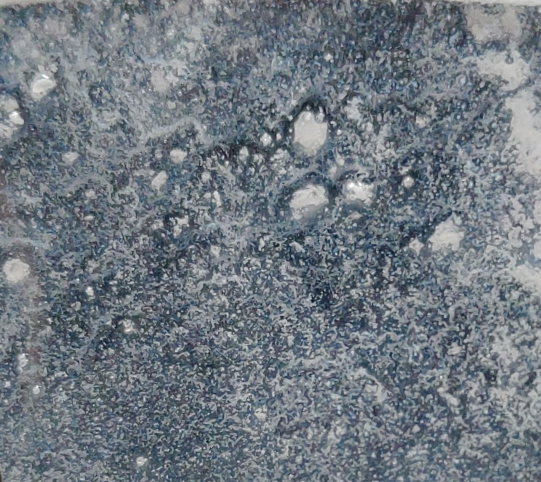
#> input picture d3/1.jpg, 1081 x 964 px (shown at 1/2 size)
$ python ranges_of_colors.py
#> lines starting #> are read from the running program, lines starting #| are printed output that depends on the picture; after the words box and inside, x2 and y2 are one past the last pixel; in counts of white or black regions, pixels touching at a corner belong together
import cv2
import matplotlib.pyplot as plt

image= cv2.imread('d3/1.jpg')
#> image is the input picture: shape (964, 1081, 3); mean B, G, R 128.7, 120.8, 112.3
gray = cv2.cvtColor(image, cv2.COLOR_BGR2GRAY)
blurred= cv2.GaussianBlur(gray,(5,5),0)
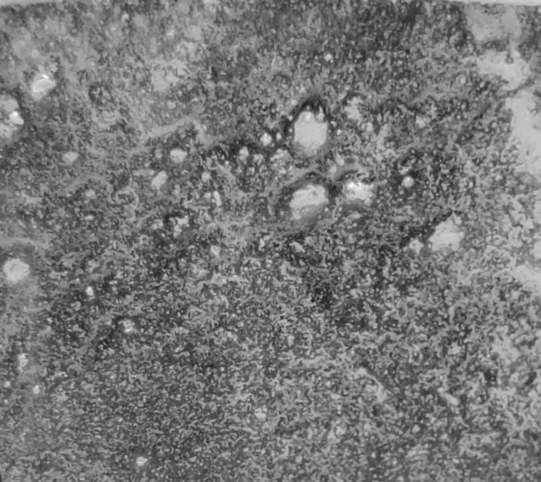
#> blurred: shape (964, 1081) (shown at 1/2 size); min 26, max 254, mean 119.1
cv2.imshow('gray',cv2.resize(blurred,(700,700)))
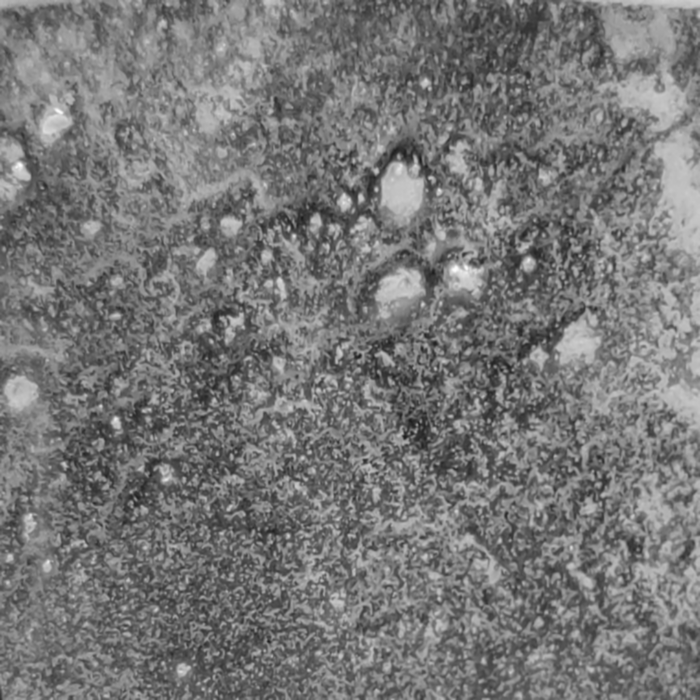
#> window 'gray': shape (700, 700); min 26, max 253, mean 119

start=160
increament=20

for _ in range(3):
    image_name= str(start)+"-"+str(start+increament)
    _,thresh= cv2.threshold(blurred,start+increament,255,cv2.THRESH_TOZERO_INV)
    _,thresh= cv2.threshold(thresh, start, 255, cv2.THRESH_TOZERO)
    thresh= cv2.resize(thresh, (500, 500))
    _,thresh = cv2.threshold(thresh,1, 255, cv2.THRESH_BINARY)
    cv2.imshow(image_name, thresh)
    start=start+increament
#> this loop made 3 passes
#> pass 1, `_,thresh= cv2.threshold(blurred,start+increament,255,cv2.THRESH_TOZERO..`:
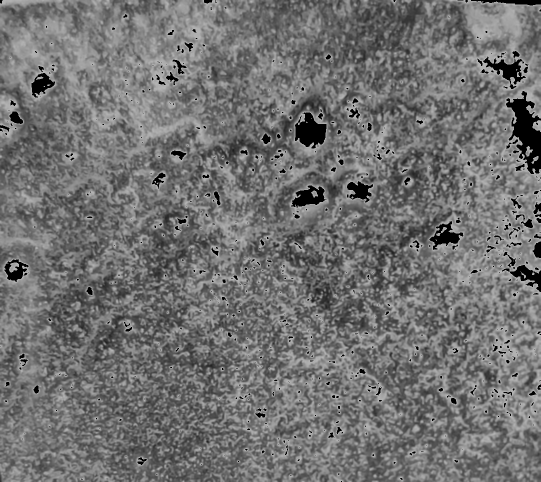
#> thresh: shape (964, 1081) (shown at 1/2 size); min 0, max 180, mean 113
#> pass 1, `_,thresh= cv2.threshold(thresh, start, 255, cv2.THRESH_TOZERO)`:
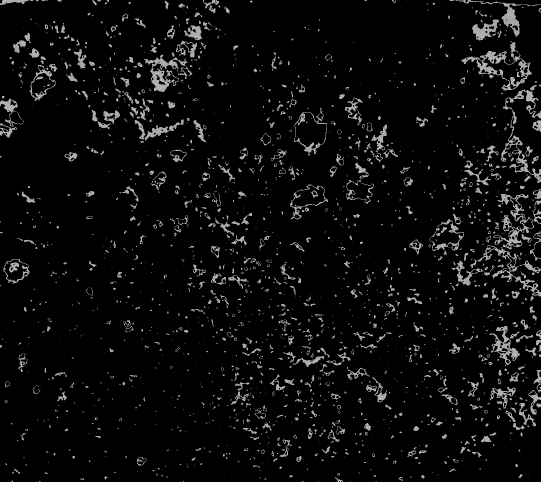
#> thresh: shape (964, 1081) (shown at 1/2 size); min 0, max 180, mean 11.5
#> pass 1, `thresh= cv2.resize(thresh, (500, 500))`:
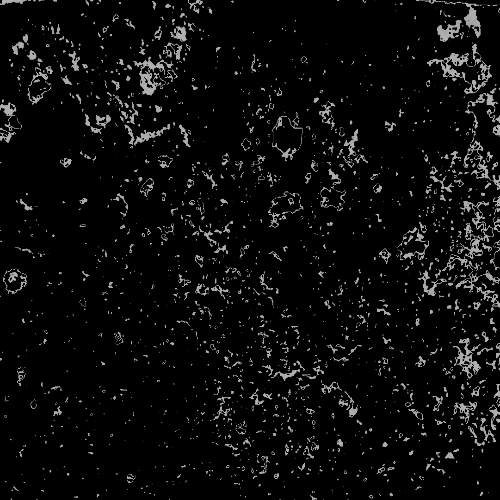
#> thresh: shape (500, 500); min 0, max 180, mean 11.5
#> pass 1, `_,thresh = cv2.threshold(thresh,1, 255, cv2.THRESH_BINARY)`:
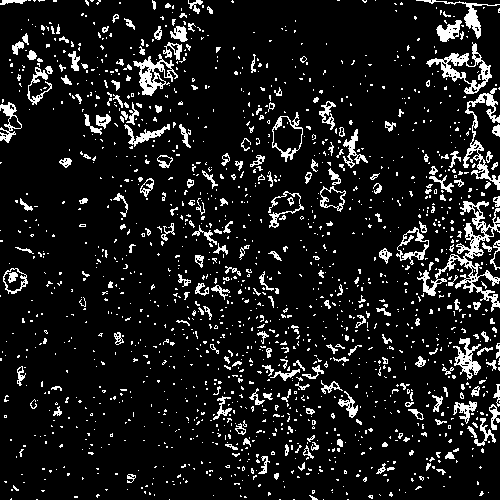
#> thresh: shape (500, 500); 10.2% white in thin lines or dots
#> after the loop, start = 220

cv2.waitKey(0)
cv2.destroyAllWindows()

$ run again, with d3/2.jpg copied over d3/1.jpg
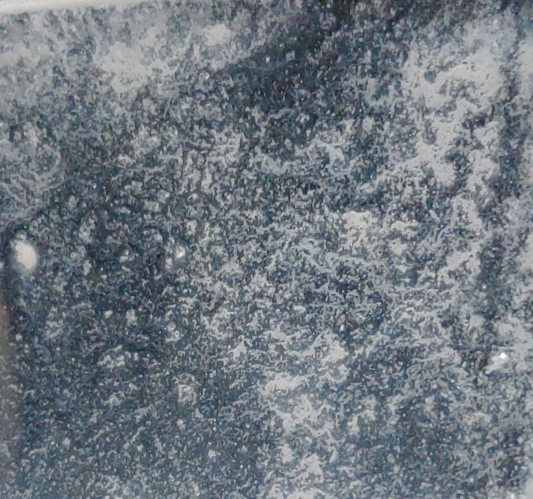
#> input picture d3/2.jpg, 1065 x 997 px (shown at 1/2 size)
#> image is the input picture: shape (997, 1065, 3); mean B, G, R 127.4, 119.8, 111.6
#> `cv2.imshow('gray',cv2.resize(blurred,(700,700)))`:
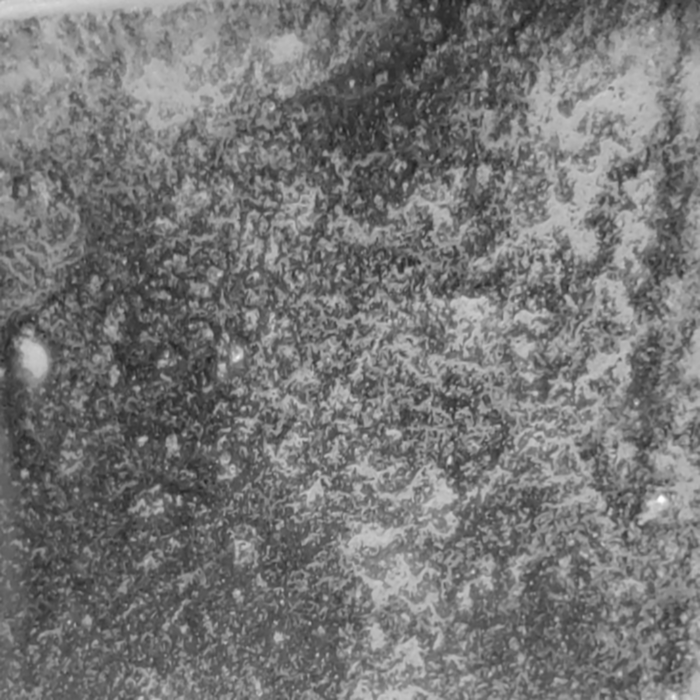
#> window 'gray': shape (700, 700); min 33, max 254, mean 118.1
#> the loop `for _ in range(3):` made 3 passes
#> pass 1, `_,thresh = cv2.threshold(thresh,1, 255, cv2.THRESH_BINARY)`:
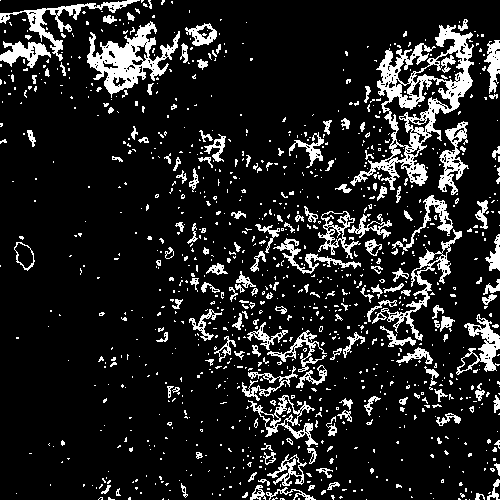
#> thresh: shape (500, 500); 13% white; 1075 white regions (911 under 20 px), largest, box (x1, y1, x2, y2) and area: (350, 25, 474, 190) 5322, (87, 21, 180, 98) 2657, (0, 0, 140, 61) 1243
#> after the loop `for _ in range(3):`: start = 220

$ run again, with d3/3.jpg copied over d3/1.jpg
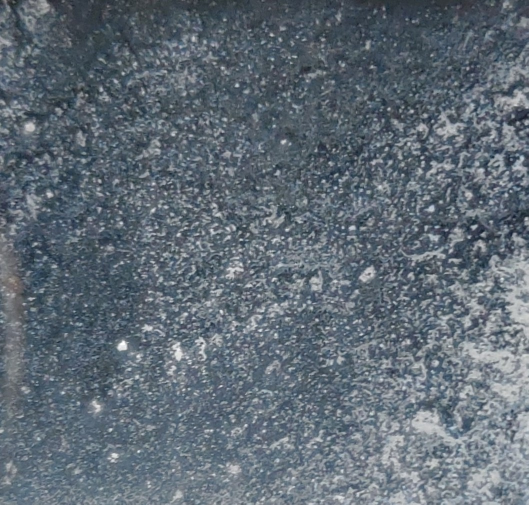
#> input picture d3/3.jpg, 1057 x 1009 px (shown at 1/2 size)
#> image is the input picture: shape (1009, 1057, 3); mean B, G, R 117.1, 107.1, 96
#> `cv2.imshow('gray',cv2.resize(blurred,(700,700)))`:
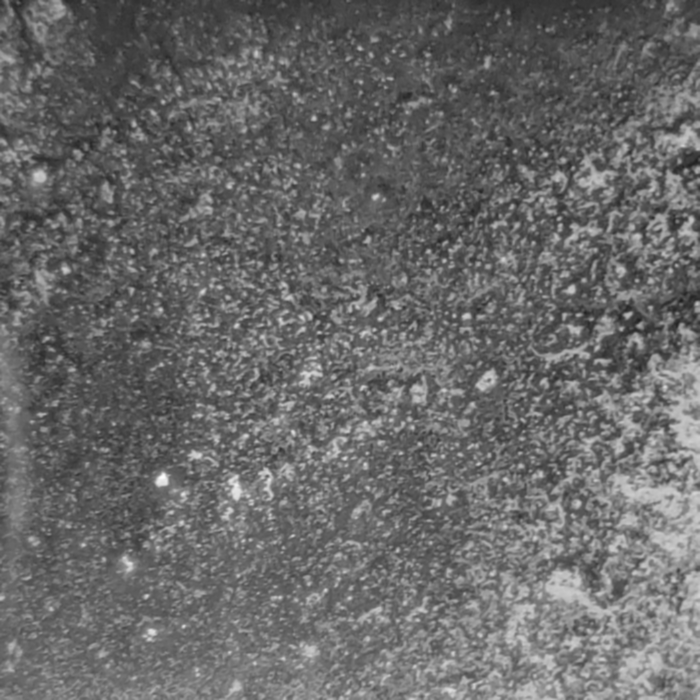
#> window 'gray': shape (700, 700); min 31, max 253, mean 104.8
#> the loop `for _ in range(3):` made 3 passes
#> pass 1, `_,thresh = cv2.threshold(thresh,1, 255, cv2.THRESH_BINARY)`:
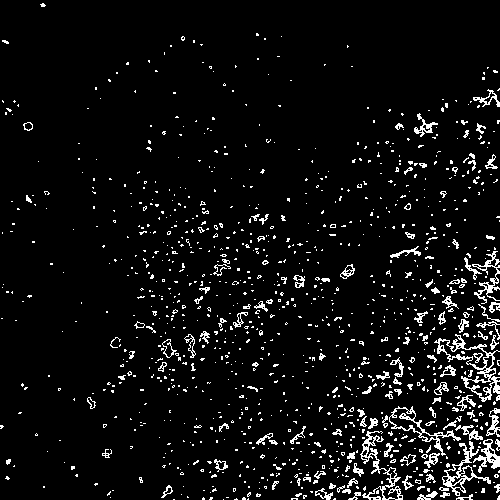
#> thresh: shape (500, 500); 5.8% white in thin lines or dots
#> after the loop `for _ in range(3):`: start = 220

$ run again, with d3/4.jpg copied over d3/1.jpg
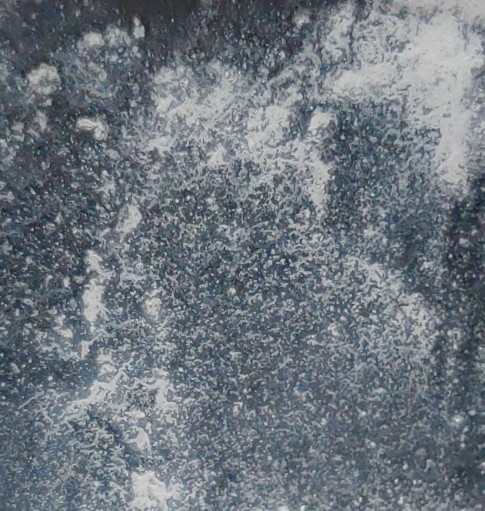
#> input picture d3/4.jpg, 969 x 1021 px (shown at 1/2 size)
#> image is the input picture: shape (1021, 969, 3); mean B, G, R 125.6, 117.7, 109.5
#> `cv2.imshow('gray',cv2.resize(blurred,(700,700)))`:
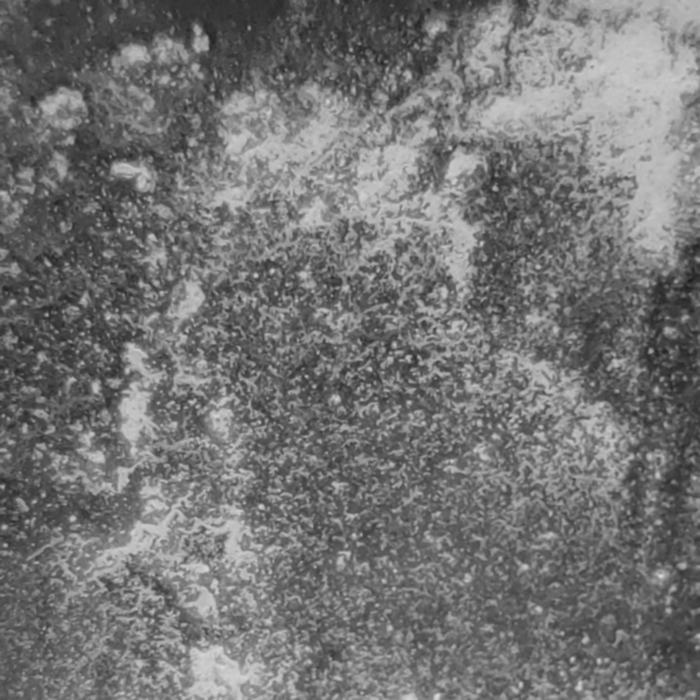
#> window 'gray': shape (700, 700); min 27, max 217, mean 116
#> the loop `for _ in range(3):` made 3 passes
#> pass 1, `_,thresh = cv2.threshold(thresh,1, 255, cv2.THRESH_BINARY)`:
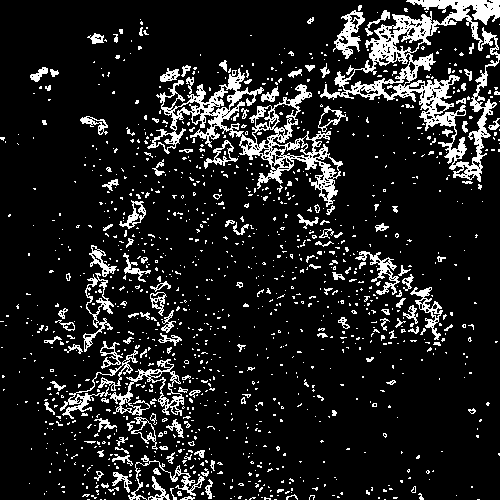
#> thresh: shape (500, 500); 12.2% white in thin lines or dots
#> after the loop `for _ in range(3):`: start = 220
